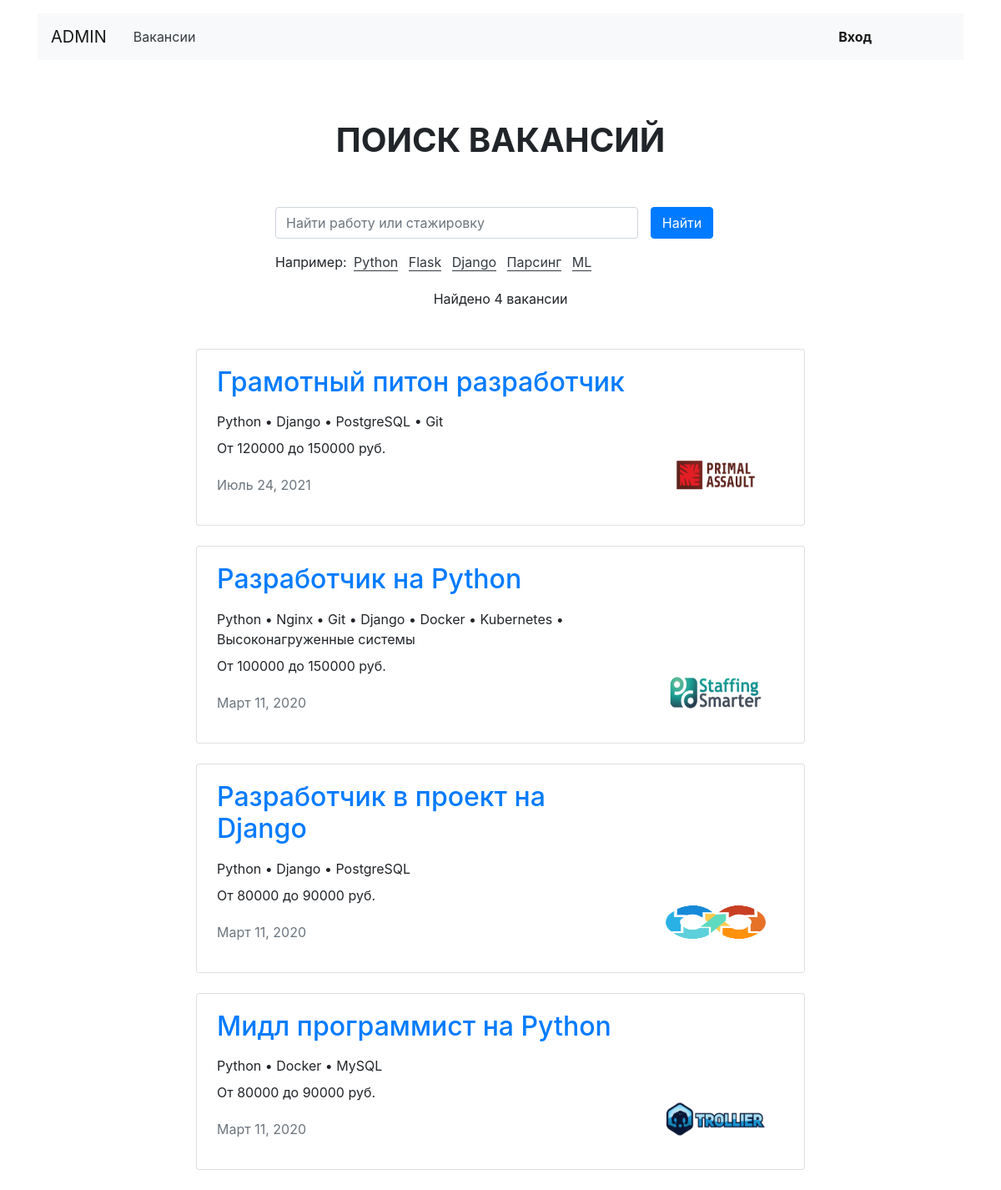
Page /vacancies/search/?s=Python on the committed database.
### vacancy/models.py (models this page shows, shortened)
class Vacancy(models.Model):
    title = models.CharField(max_length=124)
    specialty = models.ForeignKey(Specialty, on_delete=models.CASCADE, related_name="vacancies")
    company = models.ForeignKey(Company, on_delete=models.CASCADE, related_name="vacancies")
    skills = models.CharField(max_length=124)
    description = models.TextField()
    salary_min = models.PositiveSmallIntegerField()
    salary_max = models.PositiveSmallIntegerField()
    published_at = models.DateField(auto_now=True)

class Company(models.Model):
    name = models.CharField(max_length=124)
    location = models.CharField(max_length=124)
    logo = models.ImageField(upload_to="logo")
    description = models.TextField()
    employee_count = models.PositiveSmallIntegerField()
    owner = models.OneToOneField(User, on_delete=models.SET_NULL, related_name="applications", null=True)

### vacancy/views/my_vacancy.py (the view)
# urls.py: path('vacancies/search/', VacancySearch.as_view(), name='search_vacancies'),
class VacancySearch(ListView):
    model = Vacancy
    template_name = "vacancy/search.html"
    def get_queryset(self):
        query = self.request.GET.get('s')
        if query == "":
            object_list = Vacancy.objects.none()
        else:
            object_list = Vacancy.objects.filter(
                Q(title__icontains=query) | Q(title__icontains=query.lower()) | Q(title__icontains=query.upper()) | Q(
                    title__icontains=query.title()) |
                Q(skills__icontains=query) | Q(skills__icontains=query.lower()) | Q(
                    skills__icontains=query.upper()) | Q(
                    skills__icontains=query.title()) |
                Q(description__icontains=query) | Q(description__icontains=query.lower()) | Q(
                    description__icontains=query.upper()) | Q(description__icontains=query.title())).order_by(
                "-published_at")
        return object_list

### vacancy/templatetags/ru_pluralize.py (called while the page is built)
@register.filter()
def ru_pluralize(number: Union[int, str], arg: str = 'вакансия, вакансии, вакансий'):
    nominative_signular, genitive_signular, genitive_plural = arg.split(',')
    number = abs(int(number))
    if 10 <= number <= 20 or (number % 10 in [5, 6, 7, 8, 9, 0]):
        return f'{number} {genitive_plural}'
    if number == 1:
        return f'{number} {nominative_signular}'
    if number % 10 in [2, 3, 4]:
        return f'{number} {genitive_signular}'

### vacancy/templatetags/split_string.py (called while the page is built)
@register.filter()
@stringfilter
def split_string(string_):
    return " • ".join(string_.split(','))

### vacancy/templates/vacancy/search.html (shortened to what this page needs)
{% extends 'base.html' %}
{% load ru_pluralize %}
{% load split_string %}
{% block content %}
    <main class="container mt-3">
        <section>
            <h1 class="h1 text-center mx-auto mt-4 py-5"><strong>ПОИСК ВАКАНСИЙ</strong></h1>
            {% include 'vacancy/_inc/incsearch.html' %}
        </section>
        <p class="text-center pt-1">Найдено {{ object_list.count|ru_pluralize:'вакансия, вакансии, вакансий' }}</p>
        <div class="row mt-5">
            <div class="col-12 col-lg-8 offset-lg-2 m-auto">
                {% for vacancy in object_list %}
                    <div class="card mb-4">
                        <div class="card-body px-4">
                            <div class="row">
                                <div class="col-12 col-md-8 col-lg-9">
                                    <a href="{% url 'vacancy_view' vacancy.pk %}"><h2
                                            class="h2 pb-2">{{ vacancy.title }}</h2></a>
                                    <p class="mb-2">{{ vacancy.skills|split_string }}</p>
                                    <p>От {{ vacancy.salary_min }} до {{ vacancy.salary_max }} руб.</p>
                                    <p class="text-muted pt-1">{{ vacancy.published_at }}</p>
                                </div>
                                <div class="col-12 col-md-4 col-lg-3 d-flex align-items-end">
                                    <a href="{% url 'company_view' vacancy.company.pk %}"><img
                                            src="{{ vacancy.company.logo.url }}" width="130" height="80" alt=""></a>
                                </div>
                            </div>
                        </div>
                    </div>
                {% empty %}
                    <p>Не найдено вакансий по вашему запросу<br>Попробуйте повторить запрос с другой формулировкой</p>
                {% endfor %}
            </div>
        </div>
    </main>
{% endblock %}

### rows in the picture
Vacancy: title "Грамотный питон разработчик", skills|split_string "Python • Django • PostgreSQL • Git", salary_min "120000", salary_max "150000", published_at "Июль 24, 2021", company.logo (picture)
Vacancy: title "Разработчик на Python", skills|split_string "Python • Nginx • Git • Django • Docker • Kubernetes • Высоконагруженные системы", salary_min "100000", salary_max "150000", published_at "Март 11, 2020", company.logo (picture)
Vacancy: title "Разработчик в проект на Django", skills|split_string "Python • Django • PostgreSQL", salary_min "80000", salary_max "90000", published_at "Март 11, 2020", company.logo (picture)
Vacancy: title "Мидл программист на Python", skills|split_string "Python • Docker • MySQL", salary_min "80000", salary_max "90000", published_at "Март 11, 2020", company.logo (picture)

### other values in the picture
{{ object_list.count|ru_pluralize:'вакансия, вакансии, вакансий' }} "4 вакансии"
